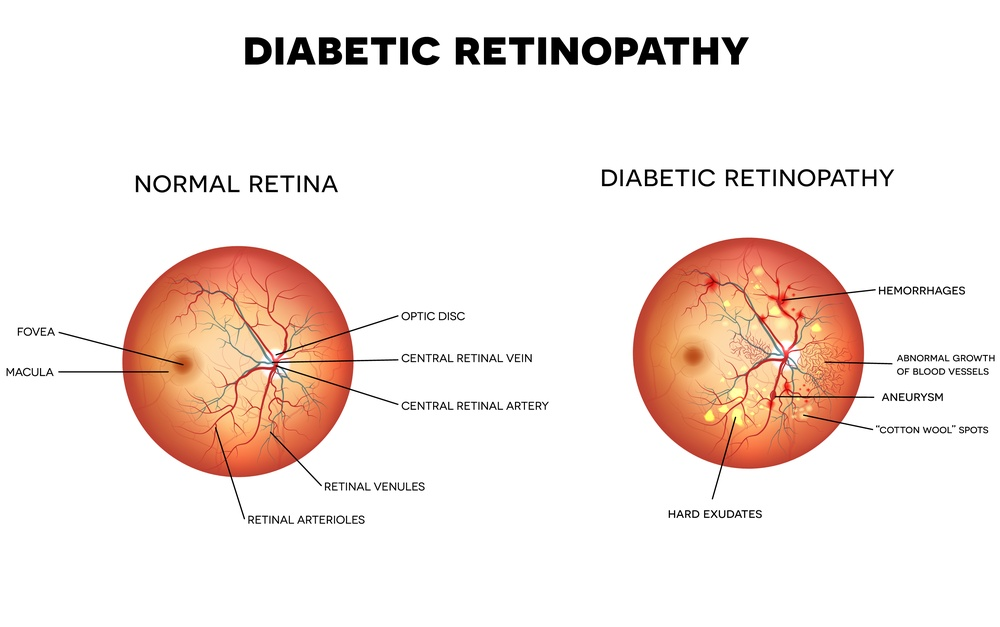
%> input picture images/Diabetic-Retinopathy.jpg, 1000 x 627 px, shrunk from 6100 x 3826 before the run
$ octave --eval "result = redLesDetection(imread('../images/Diabetic-Retinopathy.jpg'));"   (GNU Octave 9; MATLAB toolbox functions it lacks are replaced by stand-ins)
%> lines starting %> are read from the running program, lines starting %| are printed output that depends on the picture; in (x1, y1, x2, y2) boxes, pixels count from 0 and x2, y2 are one past the last pixel; in counts of white or black regions, pixels touching at a corner belong together; the program's own positions count from 1
function BW2 = redLesDetection(inputImg)
%% Contrast Enhance
image1 = inputImg;
%> image1 is the input picture: size 627x1000x3 uint8; mean R, G, B 244.8, 232.8, 227.5
% imadjust(I) maps the intensity values in grayscale image I to new values
% in J. By default, imadjust saturates the bottom 1% and the top 1% of all
% pixel values.
image1 = imadjust(image1(:,:,2));
%> image1: size 627x1000 uint8
% ADAPTHISTEQ enhances the contrast of images by transforming the
% values in the intensity image I.  Unlike HISTEQ, it operates on small
% data regions (tiles), rather than the entire image. Each tile's contrast
% is enhanced, so that the histogram of the output region approximately
% matches the histogram specified by the 'Distribution' value. The default
% 'Distribution' value is a flat histogram. Then it performs bilinear
% interpolation to eliminate boundries between tiles.
image1 = adapthisteq(image1);
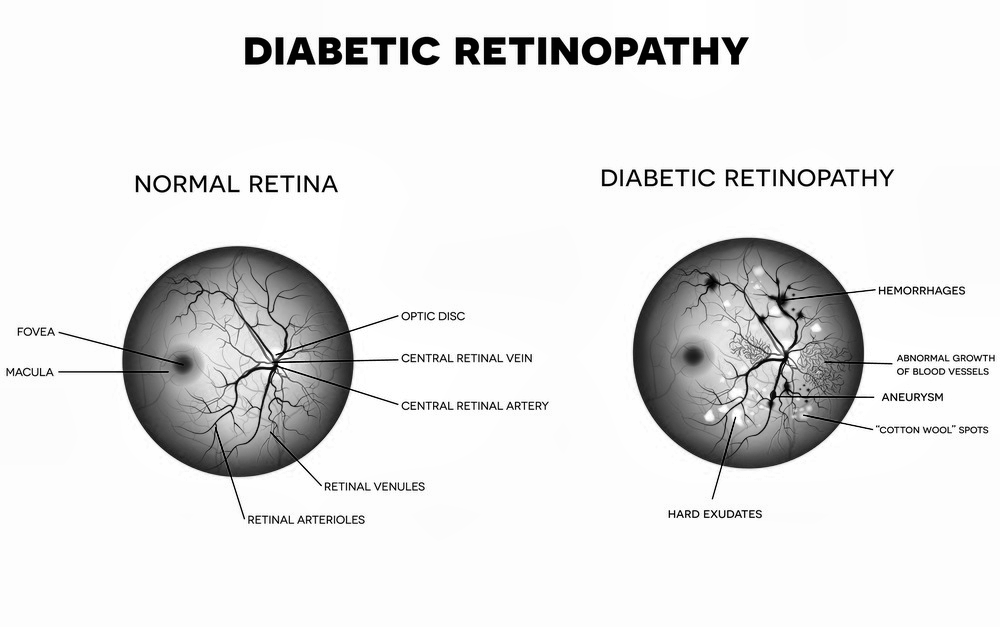
%> image1: size 627x1000 uint8; min 0, max 255, mean 230
%image1 = images{30}(:,:,2);
%% Median Fil
% The follwing process emphasizes the dark regions of the retina image
% incuding the red lesions and the blood vessels
image2 = medfilt2(image1, [26, 26]);
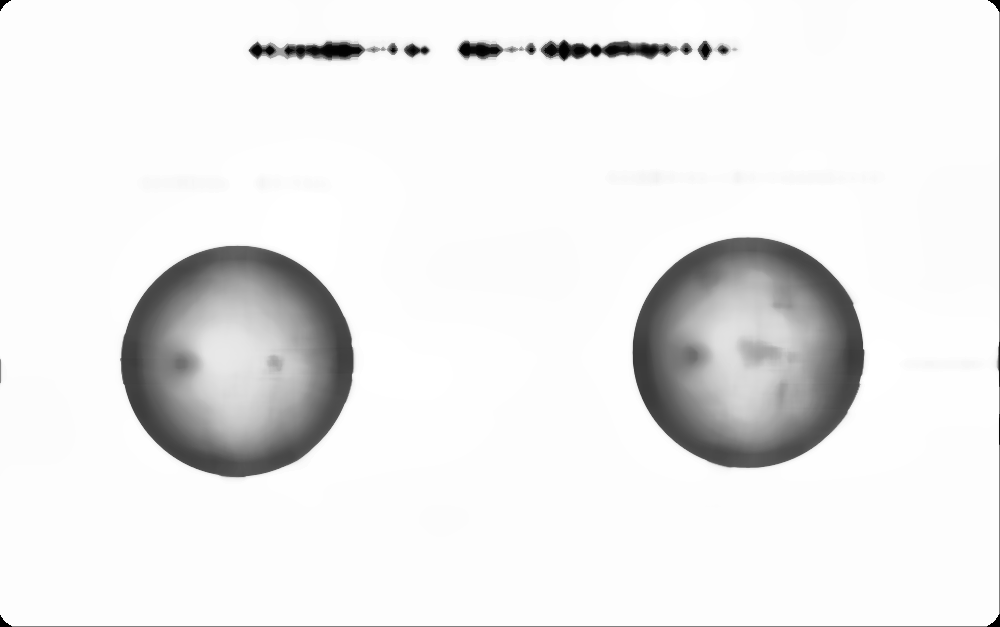
%> image2: size 627x1000 uint8; min 0, max 255, mean 235.3
%% Subtract images
image3 = image2 - image1;
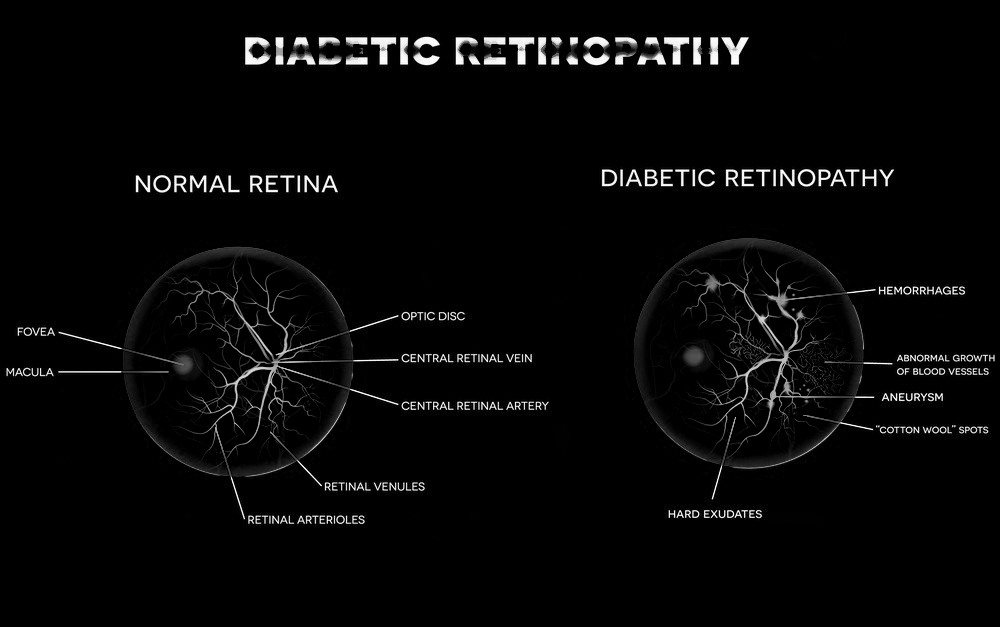
%> image3: size 627x1000 uint8; min 0, max 255, mean 7.2
%% Threshold
image4 = zeros(size(image3));
image4(image3 >= 20) = 1;
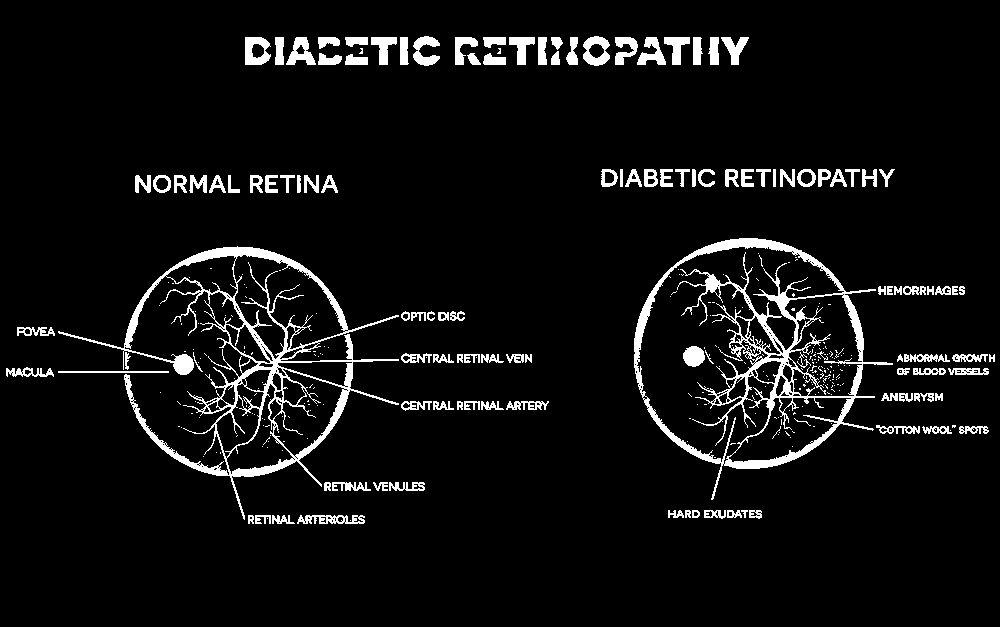
%> image4: size 627x1000 double; values 0 (black) and 1 (white), 6.2% white; 342 white regions (218 under 20 px), largest, box (x1, y1, x2, y2) and area: (58, 246, 399, 520) 9930, (634, 238, 893, 500) 9879, (245, 37, 271, 65) 500
%% Strength
image5 = filter2(ones(3,3), image4);
image5 = image5 >= 5;
%> image5: size 627x1000 logical; 5.9% white; 236 white regions (129 under 20 px), largest, box (x1, y1, x2, y2) and area: (58, 247, 398, 519) 9315, (634, 238, 892, 500) 8739, (245, 37, 271, 65) 498
%% Vessel extraction %%
% The blood vessels are extracted using the same method as used in
% opticDiscCH() method
% The largest connected component is the blood vessel.
% BW2 = BWAREAOPEN(BW,P) removes from a binary image all connected
% components (objects) that have fewer than P pixels, producing another
% binary image BW2. It uses bwconncomp to find the connected regions and
% keeps only the regions that fits the area given.
% CC = BWCONNCOMP(BW) returns the connected components CC found in BW. It
% first finds an unlabeled pixel "A" and then uses the flood fill algotithm to
% label all pixels connected to this pixel "A".
image6 = bwareaopen(image5,1000);
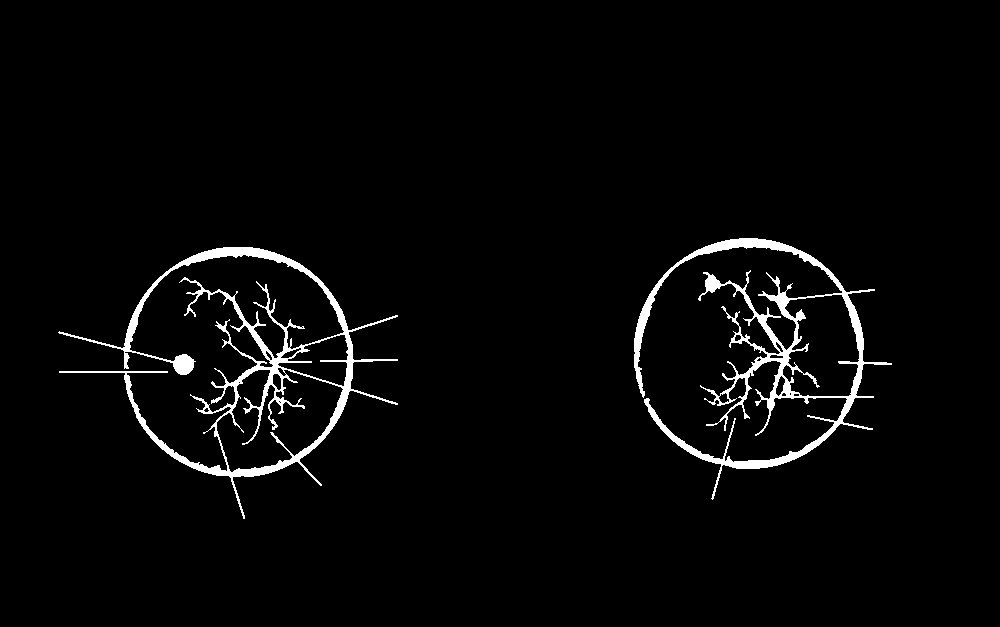
%> image6: size 627x1000 logical; 2.9% white; 2 white regions, box (x1, y1, x2, y2) and area: (58, 247, 398, 519) 9315, (634, 238, 892, 500) 8739
%% Remove the blood vessels
image7 = image5-image6;
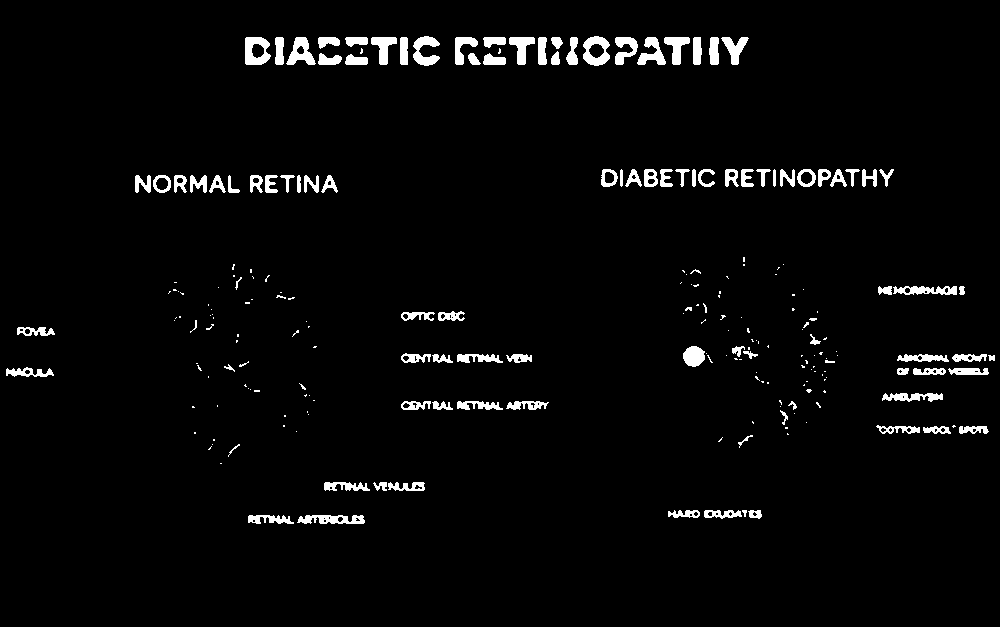
%> image7: size 627x1000 double; values 0 (black) and 1 (white), 3.1% white; 234 white regions (129 under 20 px), largest, box (x1, y1, x2, y2) and area: (245, 37, 271, 65) 498, (583, 36, 610, 66) 486, (413, 36, 440, 66) 456
%% Filter compoents that do no fit the description of red lesions
% BW2 = BWPROPFILT(BW,P) removes from a binary image all connected
% components (objects) that do not satisfy the inputs, producing another
% binary image BW2. It uses bwconncomp and regionprops to find the
% connected regions and keeps only the regions that fits the area given.
% CC = BWCONNCOMP(BW) returns the connected components CC found in BW. It
% first finds an unlabeled pixel "A" and then uses the flood fill algotithm to
% label all pixels connected to this pixel "A".
BW2 = bwpropfilt(logical(image7),'MajorAxisLength',[2 50]);
BW2 = bwpropfilt(logical(BW2),'MinorAxisLength',[2 50]);
BW2 = bwpropfilt(logical(BW2),'Eccentricity',[0 0.75]);
%% Erode to remove excess noise
se = strel('disk',3);
BW2 = imerode(BW2,se);
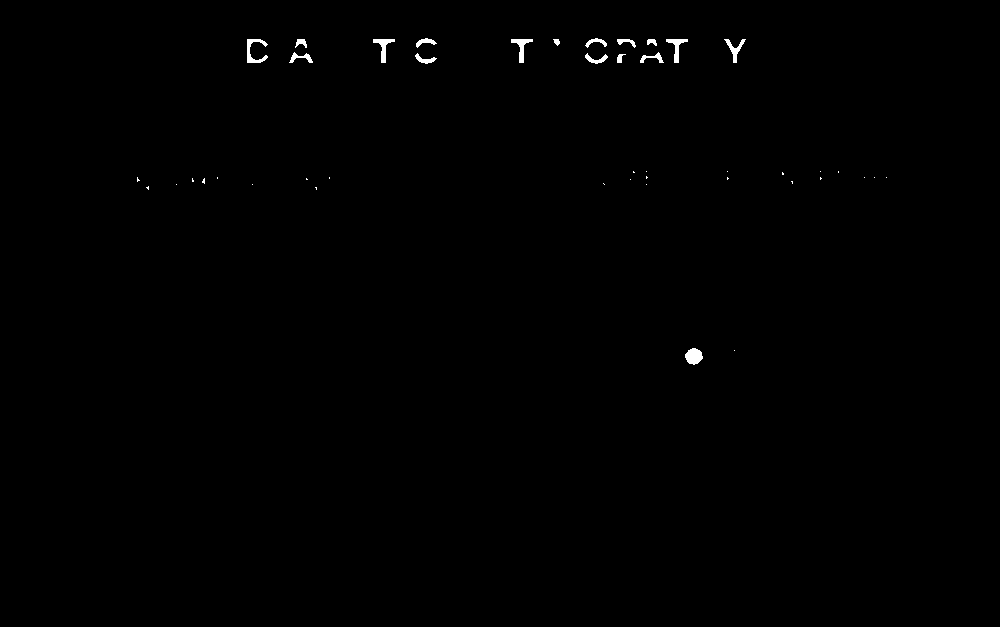
%> BW2: size 627x1000 logical; 0.33% white; 44 white regions (27 under 20 px), largest, box (x1, y1, x2, y2) and area: (685, 348, 703, 365) 220, (247, 39, 268, 63) 214, (373, 39, 395, 63) 186
